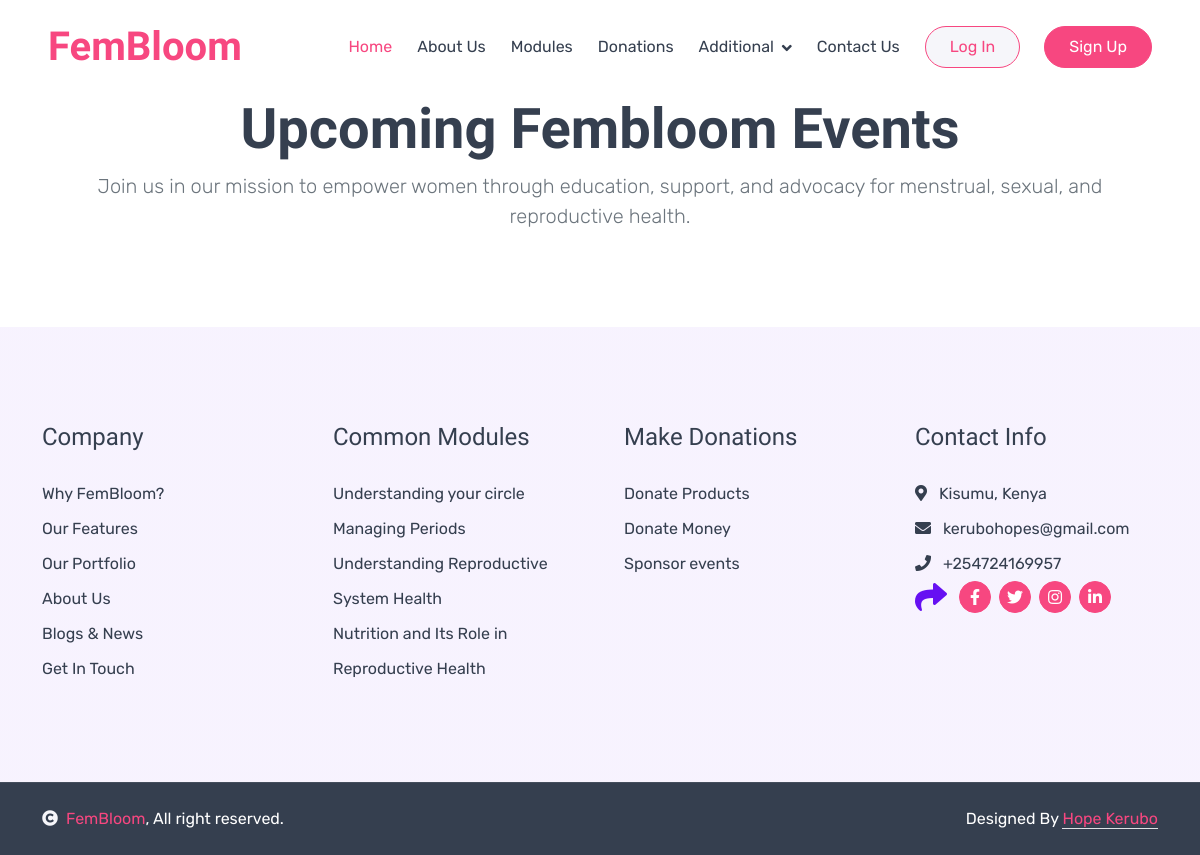
Page /events/ on the earlier database version.
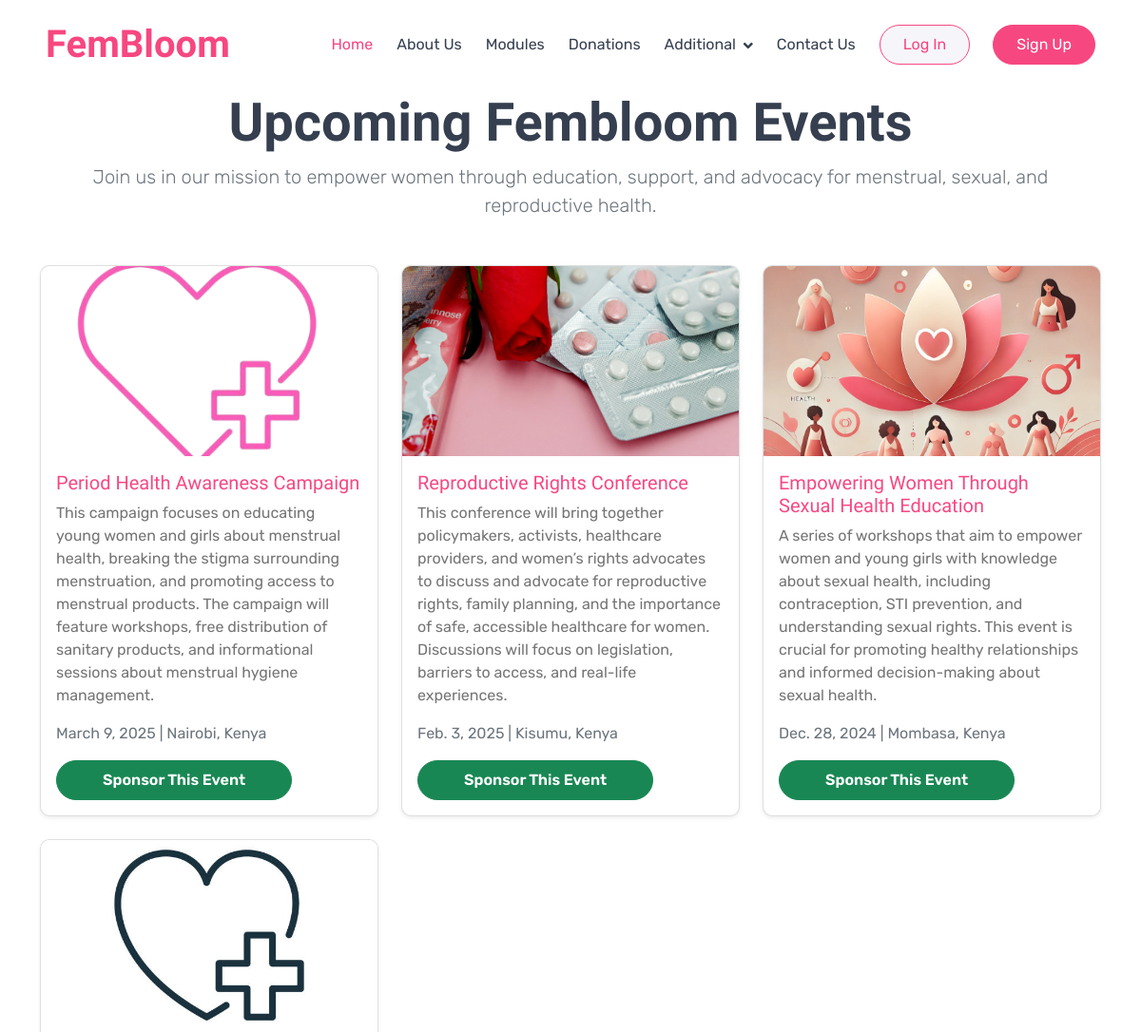
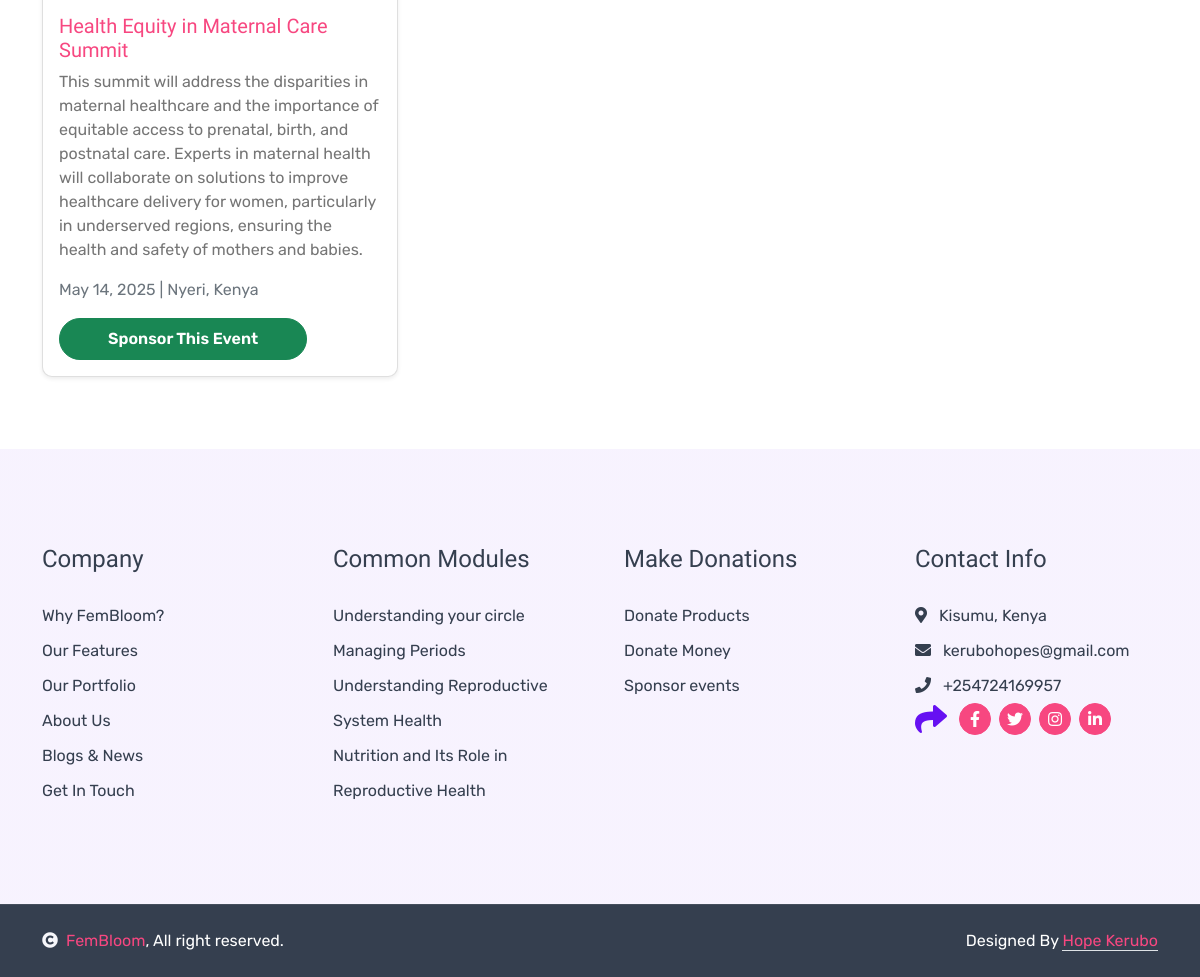
Same page on the later database version (2 pictures, top to bottom).
### FemBloomApp/models.py (models this page shows, shortened)
class Event(models.Model):
    name = models.CharField(max_length=200)
    description = models.TextField()
    date = models.DateField()
    location = models.CharField(max_length=200)
    image = models.ImageField(upload_to='event_images/')  # Optional: for event image

### FemBloomApp/views.py (the view)
# urls.py: path('events/', views.upcoming_events, name='events'),
def upcoming_events(request):
    events = Event.objects.all()  # Fetch all events from the database
    return render(request, 'events.html', {'events': events})

### templates/events.html (shortened to what this page needs)
{% extends 'hf.html' %}
{% load static %}
{% block body %}
<div class="container py-5">
    <div class="text-center mb-5">
        <h1 class="display-4 fw-bold mt-5 text-dark">Upcoming Fembloom Events</h1>
        <p class="lead text-muted">Join us in our mission to empower women through education, support, and advocacy for menstrual, sexual, and reproductive health.</p>
    </div>
    <div class="row">
        {% for event in events %}
        <div class="col-md-4 mb-4">
            <div class="card shadow-sm rounded h-100">
                <img src="{{ event.image.url }}" class="card-img-top event-image" alt="{{ event.name }}">
                <div class="card-body d-flex flex-column">
                    <h5 class="card-title text-primary">{{ event.name }}</h5>
                    <p class="card-text">{{ event.description }}</p>
                    <p class="text-muted">{{ event.date }} | {{ event.location }}</p>
                    <form action="{% url 'sponsor_event' event.id %}" method="POST">
                        <button type="submit" class="btn btn-success btn-block rounded-pill py-2 px-5">Sponsor This Event</button>
                    </form>
                </div>
            </div>
        </div>
        {% endfor %}
    </div>
</div>
{% endblock %}

### templates/hf.html (shortened to what this page needs)
<!DOCTYPE html>
<html lang="en">
    <head>
        {% load static %}
        <link rel="stylesheet" href="https://use.fontawesome.com/releases/v5.15.4/css/all.css"/>
        <link href="https://cdn.jsdelivr.net/npm/bootstrap-icons@1.4.1/font/bootstrap-icons.css" rel="stylesheet">
        <link href="{% static 'lib/animate/animate.min.css' %}" rel="stylesheet">
        <link href="{% static 'lib/owlcarousel/assets/owl.carousel.min.css' %}" rel="stylesheet">
        <link href="{% static 'lib/lightbox/css/lightbox.min.css' %}" rel="stylesheet">
        <link href="{% static 'css/bootstrap.min.css' %}" rel="stylesheet">
        <link href="{% static 'css/style.css' %}" rel="stylesheet">
    </head>
    <body>
        <div class="container-fluid header position-relative overflow-hidden p-0 " style="background-color: white;" >
            <nav class="navbar navbar-expand-lg fixed-top navbar-light px-4 px-lg-5 py-3 py-lg-0">
                <a href="index.html" class="navbar-brand p-0">
                    <h1 class="display-6 text-primary m-0">FemBloom</h1>
                </a>
                <div class="collapse navbar-collapse" id="navbarCollapse">
                <div class="navbar-nav ms-auto py-0">
                    <a href="{% url 'index' %}" class="nav-item nav-link active" style="color: #070d59;">Home</a>
                    <a href="{% url 'about' %}" class="nav-item nav-link" style="color: #070d59;">About Us</a>
                    <a href="{% url 'modules' %}" class="nav-item nav-link" style="color: #070d59;">Modules</a>
                    <a href="{% url 'donation' %}" class="nav-item nav-link" style="color: #070d59;">Donations</a>
                    <div class="nav-item dropdown">
                        <a href="#" class="nav-link dropdown-toggle" data-bs-toggle="dropdown" style="color: #070d59;">Additional</a>
                    </div>
                        <a href="{% url 'contact' %}" class="nav-item nav-link">Contact Us</a>
                    </div>
                    <a href="{% url 'signin' %}" class="btn btn-light border border-primary rounded-pill text-primary py-2 px-4 me-4">Log In</a>
                    <a href="{% url 'signup' %}" class="btn btn-primary rounded-pill text-white py-2 px-4">Sign Up</a>
                </div>
            </nav>
        <main class="main">
                  {% block body %}
                  {% endblock %}
             </main>
        <div class="container-fluid footer py-5 wow fadeIn" data-wow-delay="0.2s">
            <div class="container py-5">
                <div class="row g-5">
                    <div class="col-md-6 col-lg-6 col-xl-3">
                        <div class="footer-item d-flex flex-column">
                            <h4 class="text-dark mb-4">Company</h4>
                            <a href=""> Why FemBloom?</a>
                            <a href=""> Our Features</a>
                            <a href=""> Our Portfolio</a>
                            <a href=""> About Us</a>
                            <a href=""> Blogs & News</a>
                            <a href=""> Get In Touch</a>
                        </div>
                    </div>
                    <div class="col-md-6 col-lg-6 col-xl-3">
                        <div class="footer-item d-flex flex-column">
                            <h4 class="mb-4 text-dark">Common Modules</h4>
                            <a href="">Understanding your circle</a>
                            <a href="">Managing Periods</a>
                            <a href=""> Understanding Reproductive System Health</a>
                            <a href="">Nutrition and Its Role in Reproductive Health</a>
                        </div>
                    </div>
                    <div class="col-md-6 col-lg-6 col-xl-3">
                        <div class="footer-item d-flex flex-column">
                            <h4 class="mb-4 text-dark">Make Donations</h4>
                            <a href=""> Donate Products</a>
                            <a href=""> Donate Money</a>
                            <a href=""> Sponsor events</a>
                        </div>
                    </div>
                    <div class="col-md-6 col-lg-6 col-xl-3">
                        <div class="footer-item d-flex flex-column">
                            <h4 class="mb-4 text-dark">Contact Info</h4>
                            <a href=""><i class="fa fa-map-marker-alt me-2"></i> Kisumu, Kenya</a>
                            <a href=""><i class="fas fa-envelope me-2"></i> kerubohopes@gmail.com</a>
                            <a href=""><i class="fas fa-phone me-2"></i> +254724169957</a>
                            <div class="d-flex align-items-center">
                                <i class="fas fa-share fa-2x text-secondary me-2"></i>
                                <a class="btn-square btn btn-primary rounded-circle mx-1" href=""><i class="fab fa-facebook-f"></i></a>
                                <a class="btn-square btn btn-primary rounded-circle mx-1" href=""><i class="fab fa-twitter"></i></a>
                                <a class="btn-square btn btn-primary rounded-circle mx-1" href=""><i class="fab fa-instagram"></i></a>
                                <a class="btn-square btn btn-primary rounded-circle mx-1" href=""><i class="fab fa-linkedin-in"></i></a>
                            </div>
                        </div>
                    </div>
                </div>
            </div>
        </div>
        <div class="container-fluid copyright py-4">
            <div class="container">
                <div class="row g-4 align-items-center">
                    <div class="col-md-6 text-center text-md-start mb-md-0">
                        <span class="text-white"><a href="#"><i class="fas fa-copyright text-light me-2"></i>FemBloom</a>, All right reserved.</span>
                    </div>
                    <div class="col-md-6 text-center text-md-end text-white">
                        Designed By <a class="border-bottom" href="https://www.linkedin.com/in/hope-kerubo-7502001b1/">Hope Kerubo</a>
                    </div>
                </div>
            </div>
        </div>
        </div>
    </body>
</html>

### static/css/style.css (style rules this page uses)
.btn { font-weight: 600; transition: .5s; }
.btn-square { width: 32px; height: 32px; }
.btn-square, .btn-sm-square, .btn-md-square, .btn-lg-square { padding: 0; display: flex; align-items: center; justify-content: center; font-weight: normal; border-radius: 50%; }
.btn.btn-primary { background: var(--bs-primary) !important; color: var(--bs-white) !important; font-weight: 400; transition: 0.5s; }
.btn.btn-light { background: var(--bs-light) !important; color: var(--bs-primary) !important; font-weight: 400; transition: 0.5s; }
.navbar-light .navbar-nav .nav-link { margin-right: 25px; padding: 35px 0; color: var(--bs-dark) !important; font-size: 16px; font-weight: 400; outline: none; transition: .5s; }
.navbar-light .navbar-nav .nav-link:hover, .navbar-light .navbar-nav .nav-link.active { color: var(--bs-primary) !important; }
.navbar .dropdown-toggle::after { border: none; content: "\f107"; font-family: "Font Awesome 5 Free"; font-weight: 600; vertical-align: middle; margin-left: 8px; }
.collapse.navbar-collapse { transition: 0.5s; }
@media (min-width: 992px) { .navbar-light { position: absolute; width: 100%; top: 0; left: 0; background: transparent !important; z-index: 999; } }
.header::after { position: absolute; content: ""; top: 0; right: 0; width: 60%; height: 100%; background: var(--bs-light); border-radius: 22% 78% 33% 67% / 32% 0% 100% 68%; animation: bgMove 5s linear infinite; z-index: -1; }
.header::before { content: ""; position: absolute; bottom: -9%; left: -7%; width: 400px; height: 400px; border-radius: 200px; border: 30px solid rgba(247, 71, 128, 0.05); background: transparent; animation: RotateMoveHeader 5s linear infinite; z-index: -1; }
.footer { background: linear-gradient(rgba(102, 16, 242, 0.05), rgba(102, 16, 242, 0.05)); background-position: center center; background-repeat: no-repeat; background-size: cover; }
.footer .footer-item a { line-height: 35px; color: var(--bs-dark); transition: 0.5s; }
.copyright { border-top: 1px solid rgba(255, 255, 255, 0.08); background: var(--bs-dark) !important; }

### templates/events.html (style rules this page uses)
.event-image { height: 200px; object-fit: cover; }
.card { display: flex; flex-direction: column; }
.card-body { flex-grow: 1; }
.card { height: 100%; }
.card-body { min-height: 150px; }

Differences in the rows shown:
added Event: image (picture), name "Period Health Awareness Campaign", description "This campaign focuses on educating young women and girls about menstrual health, breaking the stigma surrounding menstruation, and promoting access to menstrual products. The campaign will feature workshops, free distribution of sanitary products, and informational sessions about menstrual hygiene management.", date "March 9, 2025", location "Nairobi, Kenya"
added Event: image (picture), name "Reproductive Rights Conference", description "This conference will bring together policymakers, activists, healthcare providers, and women’s rights advocates to discuss and advocate for reproductive rights, family planning, and the importance of safe, accessible healthcare for women. Discussions will focus on legislation, barriers to access, and real-life experiences.", date "Feb. 3, 2025", location "Kisumu, Kenya"
added Event: image (picture), name "Empowering Women Through Sexual Health Education", description "A series of workshops that aim to empower women and young girls with knowledge about sexual health, including contraception, STI prevention, and understanding sexual rights. This event is crucial for promoting healthy relationships and informed decision-making about sexual health.", date "Dec. 28, 2024", location "Mombasa, Kenya"
added Event: image (picture), name "Health Equity in Maternal Care Summit", description "This summit will address the disparities in maternal healthcare and the importance of equitable access to prenatal, birth, and postnatal care. Experts in maternal health will collaborate on solutions to improve healthcare delivery for women, particularly in underserved regions, ensuring the health and safety of mothers and babies.", date "May 14, 2025", location "Nyeri, Kenya"
